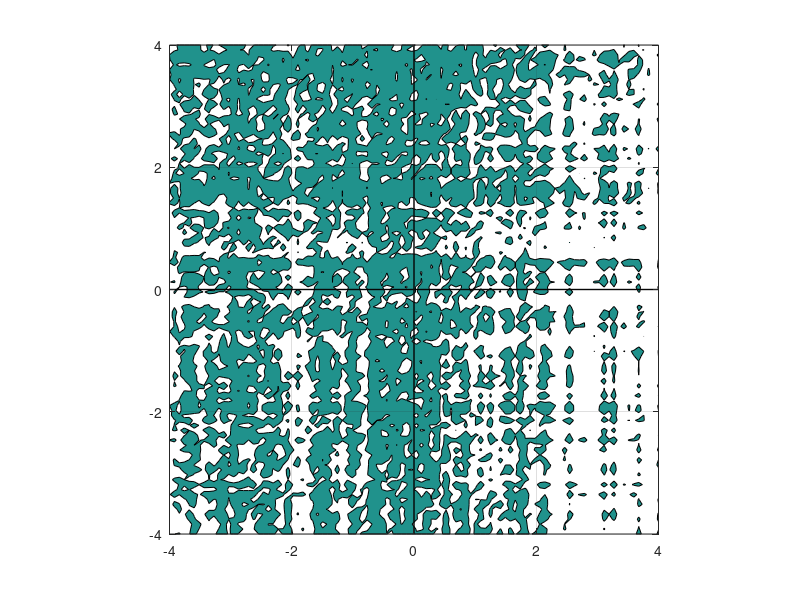

Write the MATLAB code that produced this figure.
% Plot the stabilty domain for a given stability function.
% Domain: [−a, a, −b, b]
a = 4; b = 4;
[x, y] = meshgrid(linspace(-a, a), linspace(-b, b));
z = x + i*y;
% Stability function.
R = abs((1 + 0.5*z)/(1 - 0.5*z));
% Make the plot.
contourf(x, y, R, [1 1], 'k')
axis equal, axis([-a a -b b]), grid on
hold on
plot([-a, a], [0, 0], 'k', 'LineWidth', 1);
plot([0, 0], [-a, a], 'k', 'LineWidth', 1);
